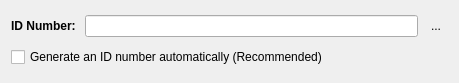
<?xml version="1.0" encoding="UTF-8"?>
<ui version="4.0">
 <class>EntityEdit</class>
 <widget class="QWidget" name="EntityEdit">
  <property name="geometry">
   <rect>
    <x>0</x>
    <y>0</y>
    <width>459</width>
    <height>83</height>
   </rect>
  </property>
  <property name="windowTitle">
   <string>Form</string>
  </property>
  <layout class="QGridLayout" name="mainLayout">
   <item row="0" column="1">
    <widget class="QLineEdit" name="identifierEdit"/>
   </item>
   <item row="0" column="0">
    <widget class="QLabel" name="identifierLabel">
     <property name="font">
      <font>
       <bold>true</bold>
      </font>
     </property>
     <property name="text">
      <string>ID Number: </string>
     </property>
     <property name="alignment">
      <set>Qt::AlignmentFlag::AlignRight|Qt::AlignmentFlag::AlignTrailing|Qt::AlignmentFlag::AlignVCenter</set>
     </property>
     <property name="buddy">
      <cstring>identifierEdit</cstring>
     </property>
    </widget>
   </item>
   <item row="1" column="0" colspan="2">
    <widget class="QCheckBox" name="randomCheckBox">
     <property name="text">
      <string>Generate an ID number automatically (Recommended)</string>
     </property>
    </widget>
   </item>
   <item row="0" column="2">
    <widget class="QToolButton" name="identifierResetButton">
     <property name="text">
      <string>...</string>
     </property>
     <property name="icon">
      <iconset resource="../../../../resources/main.qrc">
       <normaloff>:/root/dialogs/reset.ico</normaloff>:/root/dialogs/reset.ico</iconset>
     </property>
     <property name="iconSize">
      <size>
       <width>24</width>
       <height>24</height>
      </size>
     </property>
     <property name="autoRaise">
      <bool>true</bool>
     </property>
    </widget>
   </item>
  </layout>
 </widget>
 <resources>
  <include location="../../../../resources/main.qrc"/>
 </resources>
 <connections>
  <connection>
   <sender>randomCheckBox</sender>
   <signal>checkStateChanged(Qt::CheckState)</signal>
   <receiver>EntityEdit</receiver>
   <slot>setRandomIdentifier(Qt::CheckState)</slot>
   <hints>
    <hint type="sourcelabel">
     <x>302</x>
     <y>56</y>
    </hint>
    <hint type="destinationlabel">
     <x>319</x>
     <y>70</y>
    </hint>
   </hints>
  </connection>
  <connection>
   <sender>identifierResetButton</sender>
   <signal>clicked()</signal>
   <receiver>EntityEdit</receiver>
   <slot>resetIdentifier()</slot>
   <hints>
    <hint type="sourcelabel">
     <x>447</x>
     <y>32</y>
    </hint>
    <hint type="destinationlabel">
     <x>420</x>
     <y>50</y>
    </hint>
   </hints>
  </connection>
 </connections>
 <slots>
  <slot>setRandomIdentifier(Qt::CheckState)</slot>
  <slot>resetIdentifier()</slot>
 </slots>
</ui>
